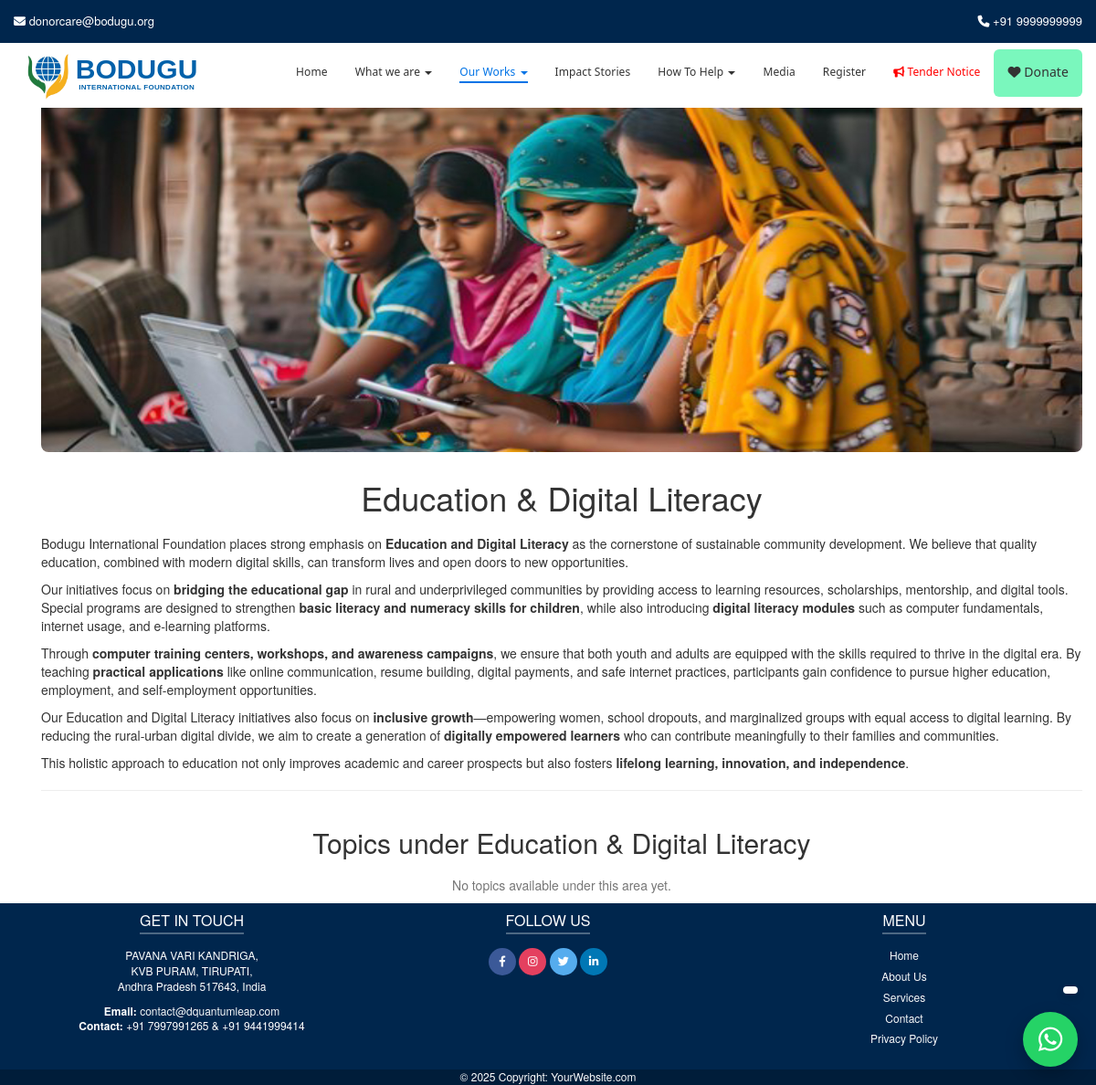
/areas/education-digital-literacy/, run on the app's committed database.
### trust/models.py (models this page shows, shortened)
class AreaOfWork(models.Model):
    banner_image = models.ImageField(upload_to="images/areas", default='images/default.png')
    title = models.CharField(max_length=150)
    description = RichTextField(blank=True, null=True)
    extra_image1 = models.ImageField(upload_to='images/areas', blank=True, null=True)
    slug = models.SlugField(unique=True, blank=True)

### trust/views.py (the view)
# urls.py: path("areas/<slug:slug>/", views.area_detail, name="area_detail"),
def area_detail(request, slug):
    area = get_object_or_404(AreaOfWork, slug=slug)
    return render(request, "trust/area_detail.html", {"area": area})

### trust/context_processors.py (called while the page is built)
def areas_processor(request):
    return {
        "areas": AreaOfWork.objects.all()
    }

### templates/trust/area_detail.html (shortened to what this page needs)
{% extends "base.html" %}
{% block content %}
<div class="container" style="margin-top:40px;">
  {% if area.banner_image %}
    <div class="banner-container" style="margin-bottom:30px;">
      <img src="{{ area.banner_image.url }}" alt="{{ area.title }}"
           class="img-responsive banner-img">
    </div>
  {% endif %}
  <h1 class="text-center" style="margin-bottom:20px;">{{ area.title }}</h1>
  <p class="lead text-justify">{{ area.description|safe }}</p>
  <hr>
  <h2 class="text-center" style="margin:40px 0 20px;">Topics under {{ area.title }}</h2>
  <div class="row">
    {% for topic in area.topics.all %}
      <div class="col-md-4 col-sm-6">
        <div class="card" style="margin-bottom:25px; border:1px solid #e6e6e6; border-radius:8px; overflow:hidden; transition:all 0.3s ease;">
          {% if topic.banner_image %}
            <img src="{{ topic.banner_image.url }}" alt="{{ topic.title }}"
                 class="img-responsive topic-img">
          {% endif %}
          <div class="card-body" style="padding:15px;">
            <h4 style="margin-top:0; font-size:18px; font-weight:600;">
              <a href="{{ topic.get_absolute_url }}" style="color:#007bff; text-decoration:none;">
                {{ topic.title }}
              </a>
            </h4>
            <p style="color:#555; font-size:14px;">
              {{ topic.short_description|truncatewords:20 }}
            </p>
            <a href="{{ topic.get_absolute_url }}" class="btn btn-primary btn-sm">Read More</a>
          </div>
        </div>
      </div>
    {% empty %}
      <div class="col-md-12">
        <p class="text-muted text-center">No topics available under this area yet.</p>
      </div>
    {% endfor %}
  </div>
</div>
{% endblock %}

### templates/base.html (style rules this page uses)
:root { --site-bg: #fff; }
body { font-family: "Helvetica Neue", Helvetica, Arial, sans-serif; background-color: var(--site-bg); padding-top: 15px; }
html, body { overflow-x: hidden; }

### templates/trust/area_detail.html (style rules this page uses)
.banner-img { width: 100%; height: 400px; border-radius: 8px; margin-top: 40px; }

### data on the page
AreaOfWork: banner_image (picture), title "Education & Digital Literacy", description "Bodugu International Foundation places strong emphasis on Education and Digital Literacy as the cornerstone of sustainable community development. We believe that quality education, combined with modern digital skills, can transform lives and open doors to new opportunities. Our initiatives focus on bridging the educational gap in rural and underprivileged communities by providing access to learning resources, scholarships, mentorship, and digital tools. Special programs are designed to strengthen basic literacy and numeracy skills for children , while also introducing digital literacy modules such as computer fundamentals, internet usage, and e-learning platforms. Through computer training…"
